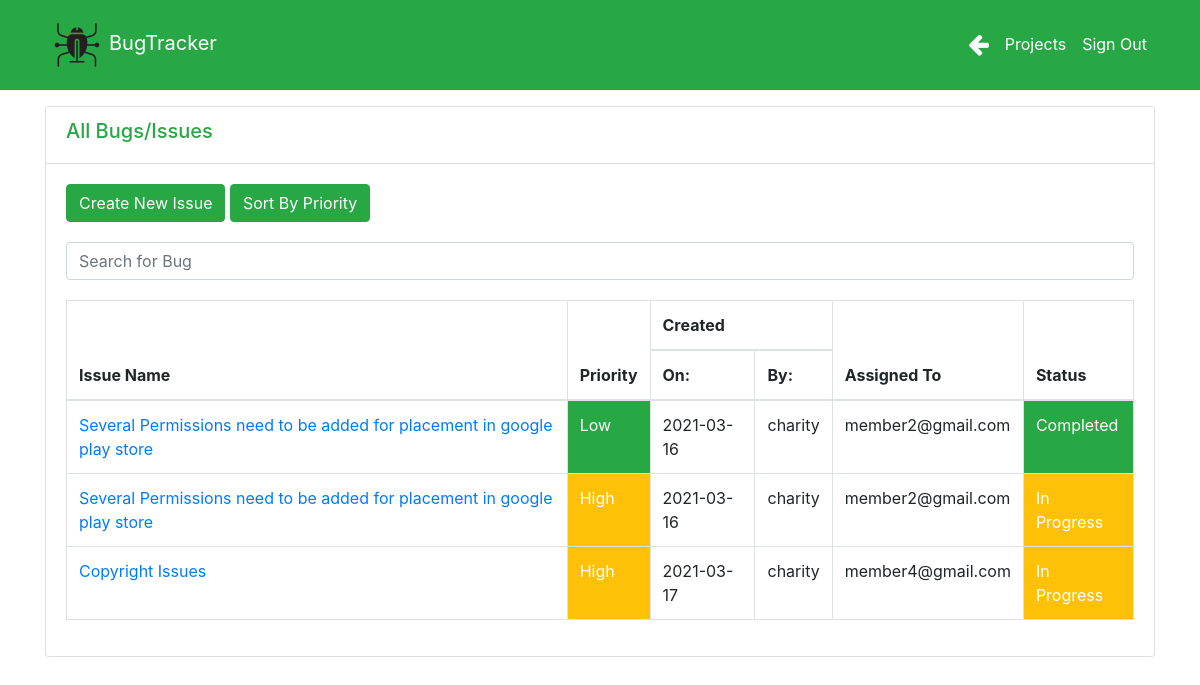
The app's page /issues.php?project=3 with its own data.
### tables this page shows
CREATE TABLE `issues` (
  `issue_id` int(11) NOT NULL,
  `issue_name` varchar(255) NOT NULL,
  `project_id` int(11) NOT NULL,
  `created_on` date NOT NULL,
  `created_by` varchar(255) NOT NULL,
  `userID` int(11) NOT NULL,
  `assigned_to` varchar(255) NOT NULL,
  `description` varchar(1000) NOT NULL,
  `priority` varchar(100) NOT NULL,
  `status` varchar(100) NOT NULL
);

### issues.php (the view, shortened to what this page needs)
<!DOCTYPE html>
<html lang="en">
<head>
  <link href="bootstrap/css/bootstrap.min.css" rel="stylesheet">
  <link href="css/style.css" rel="stylesheet">
  <link rel="stylesheet" href="https://cdnjs.cloudflare.com/ajax/libs/font-awesome/4.7.0/css/font-awesome.min.css">
</head>
<body>
<nav class="navbar navbar-expand-sm bg-success text-white fixed-top">
    <div class="container">
      <a class="navbar-brand" href="projects.php"><span class="text-white"><img src="images/logo.png">BugTracker</span></a>
      <div class="collapse navbar-collapse" id="navbarResponsive">
      <ul class="navbar-nav ml-auto">
          <li class="nav-item">
            <a class="nav-link text-white" href="javascript:javascript:history.go(-1)"><span><i class="fa fa-arrow-left" style="font-size:24px;color:white"></i></span></a>
          </li>
          <li class="nav-item active">
            <a class="nav-link text-white" href="projects.php">Projects</a>
          </li>
          <li class="nav-item">
          <a class="nav-link text-white" href="users.php?action=Logout">Sign Out</a>
          </li>
        </ul>
      </div>
    </div>
  </nav>
<div class="container" style="margin-top: 50px;">
    <div class="card" style="margin-top: 40px;">
        <div class="card-header text-success bg-white">
            <h5>All Bugs/Issues</h5>
            </div>
        <div class="card-body">
        <?php
         $projectId=$_GET['project'];
        ?>
     <?php echo '<a href="newBug.php?project='.$projectId.'" type="button" class="btn btn-success text-white">Create New Issue</a>';?>
     <button type="button" class="btn btn-success" onclick="sortTable(1)">Sort By Priority</button>
    <div class="input-group" style="margin-top:20px">
    <input type="text" class="form-control" placeholder="Search for Bug " id="myInput" onkeyup="myFunction()">
    </div>
    <div class="table-responsive">
    <table class="table table-bordered " style="margin-top: 20px;" id="myTable">
        <thead>
          <tr>
            <th rowspan="2">Issue Name</th>
            <th rowspan="2">Priority</th>
            <th colspan="2">Created</th>
            <th rowspan="2">Assigned To</th>
            <th rowspan="2">Status</th>
        </tr>
        <tr>
            <th>On:</th>
            <th>By:</th>
        </tr>
        </thead>
        <tbody>
        <?php
                 require 'config.php';
                 $projectId=$_GET['project'];
                 $sql="SELECT * FROM issues WHERE project_id=$projectId";
                 $stm=$conn->prepare($sql);
                 $stm->execute();
                while($row = $stm->fetch(PDO::FETCH_ASSOC))
                {
              ?>
            <tr>
                <td><?php echo '<a href="editIssue.php?issue=' . $row['issue_id'] . '&project='.$projectId.'">'.$row['issue_name'].'</a>';?></td>
                <td class="priority text-white"><?php echo $row['priority'];?></td>
                <td><?php echo $row['created_on'];?></td>
                <td><?php echo $row['created_by'];?></td>
                <td><?php echo $row['assigned_to'];?></td>
                <td class="status text-white"><?php echo $row['status'];?></td>
            </tr>
            <?php
                }
             ?>
        </tbody>
      </table>
      </div>
      </div>
      </div>
      </div>
</body>
</html>

### css/style.css (style rules this page uses)
body { padding-top: 56px; }
a { text-decoration: none; }
.text-success { color: #28a745; }
table { width: 100%; }

### records on screen
issues: issue_name "Several Permissions need to be added for placement in google play store", priority "Low", created_on "2021-03-16", created_by "charity", assigned_to "member2@gmail.com", status "Completed"
issues: issue_name "Several Permissions need to be added for placement in google play store", priority "High", created_on "2021-03-16", created_by "charity", assigned_to "member2@gmail.com", status "In Progress"
issues: issue_name "Copyright Issues", priority "High", created_on "2021-03-17", created_by "charity", assigned_to "member4@gmail.com", status "In Progress"
